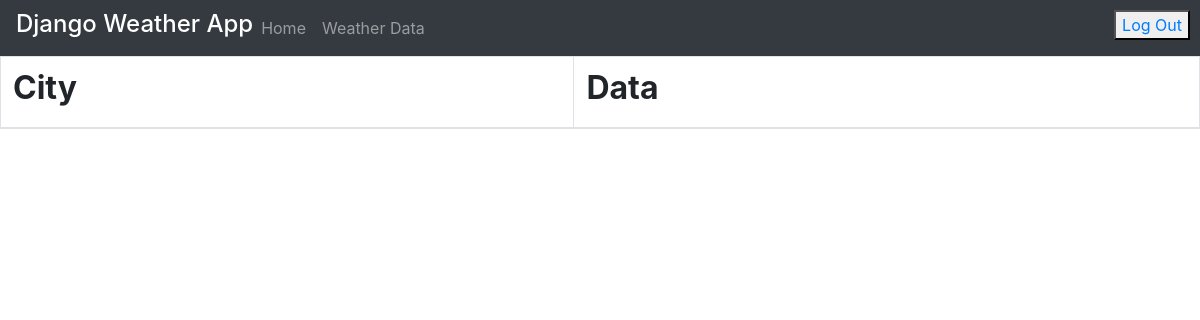
The page /list/?page=2 (signed in) on the database as committed earlier.
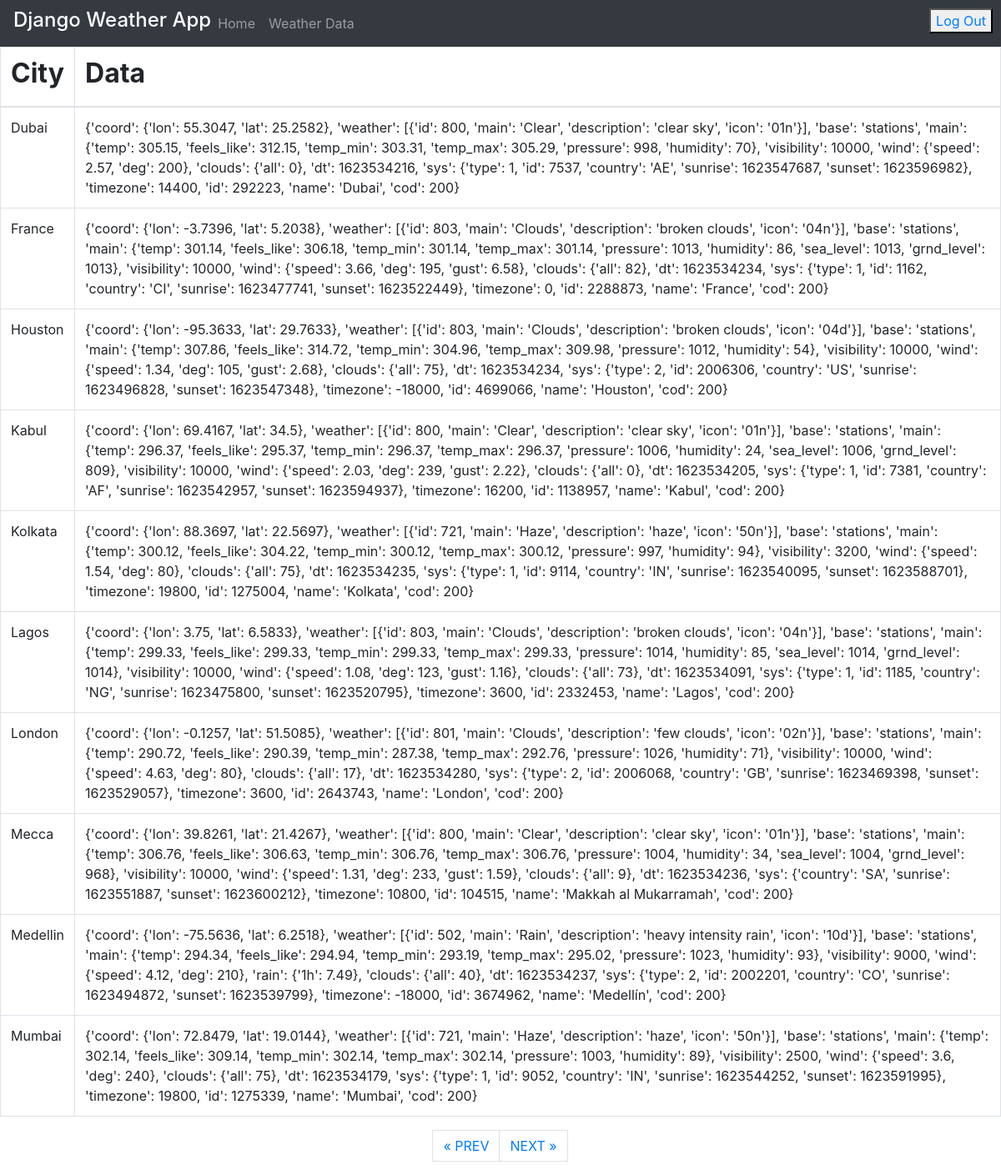
The same page on the database as committed later.
### core/models.py (models this page shows)
class WeatherData(models.Model):
    id = models.BigAutoField(primary_key=True)
    city_name = models.CharField(max_length=30)
    data = models.TextField()

### core/views.py (the view)
# urls.py: path("list/", login_required(views.index), name="weather"),
@login_required
def index(request):
    weather_data = WeatherData.objects.all()
    page = request.GET.get("page", 1)
    paginator = Paginator(weather_data, 10)
    try:
        users = paginator.page(page)
    except PageNotAnInteger:
        users = paginator.page(1)
    except EmptyPage:
        users = paginator.page(paginator.num_pages)
    return render(request, "weather.html", {"post_list": users})

### templates/weather.html (shortened to what this page needs)
{% extends 'base.html' %}
{% block content %}
<table class="table table-bordered">
  <thead>
    <tr>
      <th><h2><B>City</B></h2></th>
      <th><h2><B>Data</B></h2></th>
    </tr>
  </thead>
  <tbody>
    {% for user in post_list %}
      <tr>
        <td>{{ user.city_name }}</td>
        <td>{{ user.data }}</td>
      </tr>
    {% endfor %}
  </tbody>
</table>
{% if post_list.has_other_pages %}
  <ul class="pagination justify-content-center">
    {% if post_list.has_previous %}
    <li><a href="?page={{ post_list.previous_page_number }}" class="page-link">&laquo; PREV </a></li>
    {% endif %}
    {% if post_list.has_next %}
    <li><a href="?page={{ post_list.next_page_number }}" class="page-link"> NEXT &raquo;</a></li>
   {% endif %}
  </ul>
{% endif %}
{% endblock %}

Rows that differ between the two databases and show on the page:
added WeatherData: city_name "Dubai", data "{'coord': {'lon': 55.3047, 'lat': 25.2582}, 'weather': [{'id': 800, 'main': 'Clear', 'description': 'clear sky', 'icon': '01n'}], 'base': 'stations', 'main': {'temp': 305.15, 'feels_like': 312.15, 'temp_min': 303.31, 'temp_max': 305.29, 'pressure': 998, 'humidity': 70}, 'visibility': 10000, 'wind': {'speed': 2.57, 'deg': 200}, 'clouds': {'all': 0}, 'dt': 1623534216, 'sys': {'type': 1, 'id': 7537, 'country': 'AE', 'sunrise': 1623547687, 'sunset': 1623596982}, 'timezone': 14400, 'id': 292223, 'name': 'Dubai', 'cod': 200}"
added WeatherData: city_name "France", data "{'coord': {'lon': -3.7396, 'lat': 5.2038}, 'weather': [{'id': 803, 'main': 'Clouds', 'description': 'broken clouds', 'icon': '04n'}], 'base': 'stations', 'main': {'temp': 301.14, 'feels_like': 306.18, 'temp_min': 301.14, 'temp_max': 301.14, 'pressure': 1013, 'humidity': 86, 'sea_level': 1013, 'grnd_level': 1013}, 'visibility': 10000, 'wind': {'speed': 3.66, 'deg': 195, 'gust': 6.58}, 'clouds': {'all': 82}, 'dt': 1623534234, 'sys': {'type': 1, 'id': 1162, 'country': 'CI', 'sunrise': 1623477741, 'sunset': 1623522449}, 'timezone': 0, 'id': 2288873, 'name': 'France', 'cod': 200}"
added WeatherData: city_name "Houston", data "{'coord': {'lon': -95.3633, 'lat': 29.7633}, 'weather': [{'id': 803, 'main': 'Clouds', 'description': 'broken clouds', 'icon': '04d'}], 'base': 'stations', 'main': {'temp': 307.86, 'feels_like': 314.72, 'temp_min': 304.96, 'temp_max': 309.98, 'pressure': 1012, 'humidity': 54}, 'visibility': 10000, 'wind': {'speed': 1.34, 'deg': 105, 'gust': 2.68}, 'clouds': {'all': 75}, 'dt': 1623534234, 'sys': {'type': 2, 'id': 2006306, 'country': 'US', 'sunrise': 1623496828, 'sunset': 1623547348}, 'timezone': -18000, 'id': 4699066, 'name': 'Houston', 'cod': 200}"
added WeatherData: city_name "Kabul", data "{'coord': {'lon': 69.4167, 'lat': 34.5}, 'weather': [{'id': 800, 'main': 'Clear', 'description': 'clear sky', 'icon': '01n'}], 'base': 'stations', 'main': {'temp': 296.37, 'feels_like': 295.37, 'temp_min': 296.37, 'temp_max': 296.37, 'pressure': 1006, 'humidity': 24, 'sea_level': 1006, 'grnd_level': 809}, 'visibility': 10000, 'wind': {'speed': 2.03, 'deg': 239, 'gust': 2.22}, 'clouds': {'all': 0}, 'dt': 1623534205, 'sys': {'type': 1, 'id': 7381, 'country': 'AF', 'sunrise': 1623542957, 'sunset': 1623594937}, 'timezone': 16200, 'id': 1138957, 'name': 'Kabul', 'cod': 200}"
added WeatherData: city_name "Kolkata", data "{'coord': {'lon': 88.3697, 'lat': 22.5697}, 'weather': [{'id': 721, 'main': 'Haze', 'description': 'haze', 'icon': '50n'}], 'base': 'stations', 'main': {'temp': 300.12, 'feels_like': 304.22, 'temp_min': 300.12, 'temp_max': 300.12, 'pressure': 997, 'humidity': 94}, 'visibility': 3200, 'wind': {'speed': 1.54, 'deg': 80}, 'clouds': {'all': 75}, 'dt': 1623534235, 'sys': {'type': 1, 'id': 9114, 'country': 'IN', 'sunrise': 1623540095, 'sunset': 1623588701}, 'timezone': 19800, 'id': 1275004, 'name': 'Kolkata', 'cod': 200}"
added WeatherData: city_name "Lagos", data "{'coord': {'lon': 3.75, 'lat': 6.5833}, 'weather': [{'id': 803, 'main': 'Clouds', 'description': 'broken clouds', 'icon': '04n'}], 'base': 'stations', 'main': {'temp': 299.33, 'feels_like': 299.33, 'temp_min': 299.33, 'temp_max': 299.33, 'pressure': 1014, 'humidity': 85, 'sea_level': 1014, 'grnd_level': 1014}, 'visibility': 10000, 'wind': {'speed': 1.08, 'deg': 123, 'gust': 1.16}, 'clouds': {'all': 73}, 'dt': 1623534091, 'sys': {'type': 1, 'id': 1185, 'country': 'NG', 'sunrise': 1623475800, 'sunset': 1623520795}, 'timezone': 3600, 'id': 2332453, 'name': 'Lagos', 'cod': 200}"
added WeatherData: city_name "London", data "{'coord': {'lon': -0.1257, 'lat': 51.5085}, 'weather': [{'id': 801, 'main': 'Clouds', 'description': 'few clouds', 'icon': '02n'}], 'base': 'stations', 'main': {'temp': 290.72, 'feels_like': 290.39, 'temp_min': 287.38, 'temp_max': 292.76, 'pressure': 1026, 'humidity': 71}, 'visibility': 10000, 'wind': {'speed': 4.63, 'deg': 80}, 'clouds': {'all': 17}, 'dt': 1623534280, 'sys': {'type': 2, 'id': 2006068, 'country': 'GB', 'sunrise': 1623469398, 'sunset': 1623529057}, 'timezone': 3600, 'id': 2643743, 'name': 'London', 'cod': 200}"
added WeatherData: city_name "Mecca", data "{'coord': {'lon': 39.8261, 'lat': 21.4267}, 'weather': [{'id': 800, 'main': 'Clear', 'description': 'clear sky', 'icon': '01n'}], 'base': 'stations', 'main': {'temp': 306.76, 'feels_like': 306.63, 'temp_min': 306.76, 'temp_max': 306.76, 'pressure': 1004, 'humidity': 34, 'sea_level': 1004, 'grnd_level': 968}, 'visibility': 10000, 'wind': {'speed': 1.31, 'deg': 233, 'gust': 1.59}, 'clouds': {'all': 9}, 'dt': 1623534236, 'sys': {'country': 'SA', 'sunrise': 1623551887, 'sunset': 1623600212}, 'timezone': 10800, 'id': 104515, 'name': 'Makkah al Mukarramah', 'cod': 200}"
added WeatherData: city_name "Medellin", data "{'coord': {'lon': -75.5636, 'lat': 6.2518}, 'weather': [{'id': 502, 'main': 'Rain', 'description': 'heavy intensity rain', 'icon': '10d'}], 'base': 'stations', 'main': {'temp': 294.34, 'feels_like': 294.94, 'temp_min': 293.19, 'temp_max': 295.02, 'pressure': 1023, 'humidity': 93}, 'visibility': 9000, 'wind': {'speed': 4.12, 'deg': 210}, 'rain': {'1h': 7.49}, 'clouds': {'all': 40}, 'dt': 1623534237, 'sys': {'type': 2, 'id': 2002201, 'country': 'CO', 'sunrise': 1623494872, 'sunset': 1623539799}, 'timezone': -18000, 'id': 3674962, 'name': 'Medellín', 'cod': 200}"
added WeatherData: city_name "Mumbai", data "{'coord': {'lon': 72.8479, 'lat': 19.0144}, 'weather': [{'id': 721, 'main': 'Haze', 'description': 'haze', 'icon': '50n'}], 'base': 'stations', 'main': {'temp': 302.14, 'feels_like': 309.14, 'temp_min': 302.14, 'temp_max': 302.14, 'pressure': 1003, 'humidity': 89}, 'visibility': 2500, 'wind': {'speed': 3.6, 'deg': 240}, 'clouds': {'all': 75}, 'dt': 1623534179, 'sys': {'type': 1, 'id': 9052, 'country': 'IN', 'sunrise': 1623544252, 'sunset': 1623591995}, 'timezone': 19800, 'id': 1275339, 'name': 'Mumbai', 'cod': 200}"
Other text that changed with them:
text now shown: "« PREV NEXT »"
